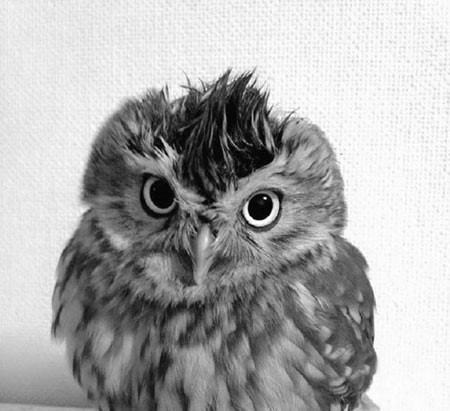
%> input picture problem set-6/owl.jpg, 450 x 411 px
$ octave p6.m   (GNU Octave 9; MATLAB toolbox functions it lacks are replaced by stand-ins)
%> lines starting %> are read from the running program, lines starting %| are printed output that depends on the picture
%% P6, discrete fourier transform
clc
clear
close all

% part 1
img1=imread('owl.jpg');
%> img1 is the input picture: size 411x450x3 uint8; min 0, max 255, mean 172.3
img2=imread('man.jpg');
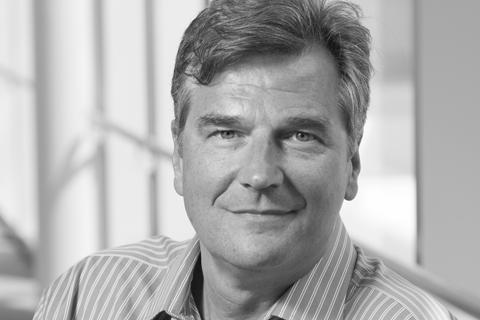
%> input picture problem set-6/man.jpg, 480 x 320 px
%> img2 is the input picture: size 320x480 uint8; min 4, max 255, mean 173.4
% 2-D fourier transform
img1_fft=fft2(double(img1)); %owl
img2_fft=fft2(double(img2)); %man
% shift (for getting centered spectrum)
owl=fftshift(img1_fft);
man=fftshift(img2_fft);
figure;
subplot(2,2,1)
imshow(img1_fft)
title('fft2 transform owl')
subplot(2,2,2)
imshow(img2_fft)
title('fft2 transform man')
subplot(2,2,3)
imshow(owl)
title('fftshift owl')
subplot(2,2,4)
imshow(man)
title('fftshift man')
% phase man
figure;
theta_man = angle(man);
subplot(1,2,1)
imshow(theta_man)
title('phase fourier transform man')
% abs man
abs_man=log(1+abs(man));
subplot(1,2,2)
imshow(abs_man,[])
title('magnitude fourier transform man')

% part 2
% cilcular shift
cf_man=circshift(img2,1);
figure;
subplot(3,3,1)
imshow(cf_man)
title('circular shift man')
fft1=fft2(cf_man);
ffsh1=fftshift(fft1);
p1=angle(ffsh1);
a1=log(1+abs(ffsh1));
subplot(3,3,2)
imshow(p1)
title('phase circular shift')
subplot(3,3,3)
imshow(a1,[])
title('magnitude circular shift')
% 90 degree rotation
r_man=imrotate(img2,-90);
subplot(3,3,4)
imshow(r_man)
title('90 degree clock wise rotation man')
fft2=fft2(r_man);
ffsh2=fftshift(fft2);
p2=angle(ffsh2);
a2=log(1+abs(ffsh2));
subplot(3,3,5)
imshow(p2)
title('phase 90 degree rotation')
subplot(3,3,6)
imshow(a2,[])
title('magnitude 90 degree rotation')
% scaling
s_man=imresize(img2,2);
subplot(3,3,7)
imshow(s_man)
title('doubling man image in every dimention')
fft3=fft2(s_man);
ffsh3=fftshift(fft3);
p3=angle(ffsh3);
a3=log(1+abs(ffsh3));
subplot(3,3,8)
imshow(p3)
title('phase scaling')
subplot(3,3,9)
imshow(a3,[])
title('magnitude scaling')

% part 3
abs_man = abs(img2_fft);
phase_man = angle(img2_fft);
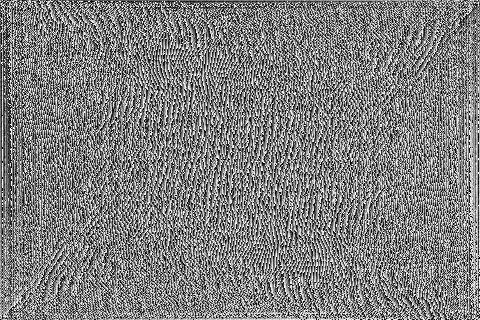
%> phase_man: size 320x480 double; min -3.14, max 3.14, mean 2.96e-18; drawn with min black and max white

% phase shifting
n1_phase_man=phase_man+pi/4;
% reconstructin man
mr1_man =abs_man;
pr1_man = n1_phase_man;
% display
figure;
subplot(2,3,1)
man_1_recon =ifft2( mr1_man .* exp(j * pr1_man ));
imshow(uint8(abs(man_1_recon)))
title('reconstructed man (shifting)')

% phase rotation
n2_phase_man=imrotate(phase_man,-90);
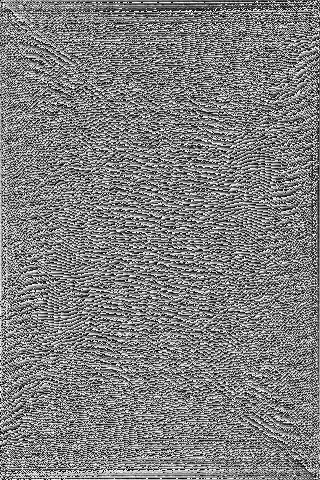
%> n2_phase_man: size 480x320 double; min -3.14, max 3.14, mean 2.96e-18; mean of the top-left, top-right, bottom-left and bottom-right quarters -0.00374, -0.0957, 0.0911, 0.0084; drawn with min black and max white
% reconstructin man
mr2_man =abs_man;
pr2_man = n2_phase_man;
% display
subplot(2,3,2)
man_2_recon =ifft2( mr2_man * exp(j * pr2_man ));
imshow(uint8(abs(man_2_recon)))
title('reconstructed man (90 degree rotation)')

% zero phase
n3_phase_man=0;
% reconstructin man
mr3_man =abs_man;
pr3_man = n3_phase_man;
% display
subplot(2,3,3)
man_3_recon =ifft2( mr3_man * exp(j * pr3_man ));
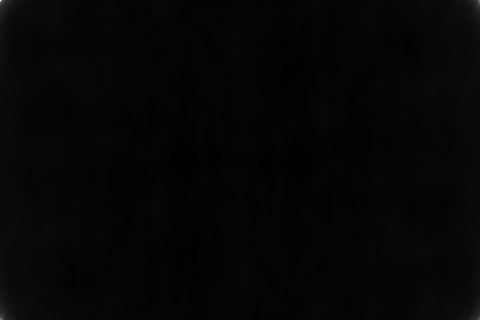
%> man_3_recon: size 320x480 double; min 93.74, max 3900.2, mean 173.4; drawn with min black and max white
imshow(uint8(abs(man_3_recon)))
title('reconstructed man (zero phase)')

% magnitude shift
n4_magt_man=abs_man+40000;
% reconstructin man
mr4_man =n4_magt_man;
pr4_man = phase_man;
% display
subplot(2,3,4)
man_4_recon =ifft2( mr4_man .* exp(j * pr4_man ));
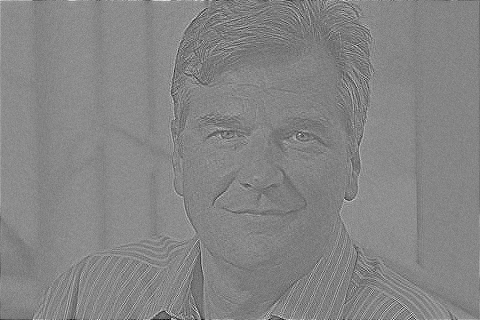
%> man_4_recon: size 320x480 double; min -1083.4, max 1318.7, mean 173.6; drawn with min black and max white
imshow(uint8(abs(man_4_recon)))
title('reconstructed man (magnitude shift)')

% magnitude rotation
n5_magt_man=imrotate(abs_man,-90);
% reconstructin man
mr5_man =n5_magt_man;
pr5_man = phase_man;
% display
subplot(2,3,5)
man_5_recon =ifft2( mr5_man * exp(j * pr5_man ));
imshow(uint8(abs(man_5_recon)))
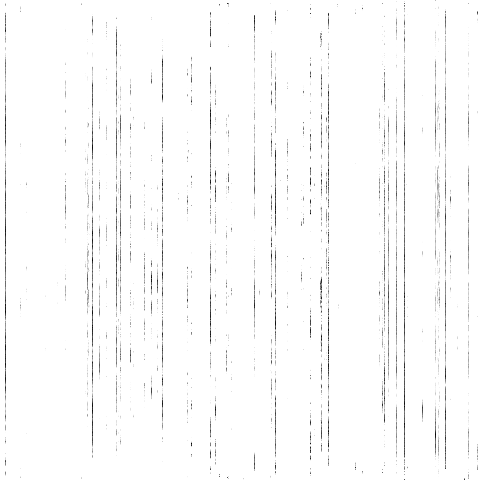
%> displayed picture: size 480x480, on the screen's scale of 0 to 255; min 4, max 255, mean 251.2
title('reconstructed man (magnitude rotation)')

% half real magnitude
n6_magt_man=abs_man/2;
% reconstructin man
mr6_man =n6_magt_man;
pr6_man = phase_man;
% display
subplot(2,3,6)
man_6_recon =ifft2( mr6_man .* exp(j * pr6_man ));
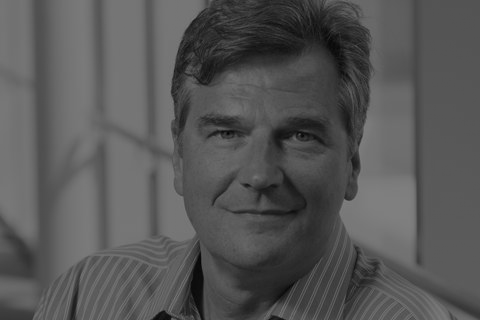
%> man_6_recon: size 320x480 double; min 2, max 127.5, mean 86.7
imshow(uint8(abs(man_6_recon)))
title('reconstructed man (half magnitude)')
